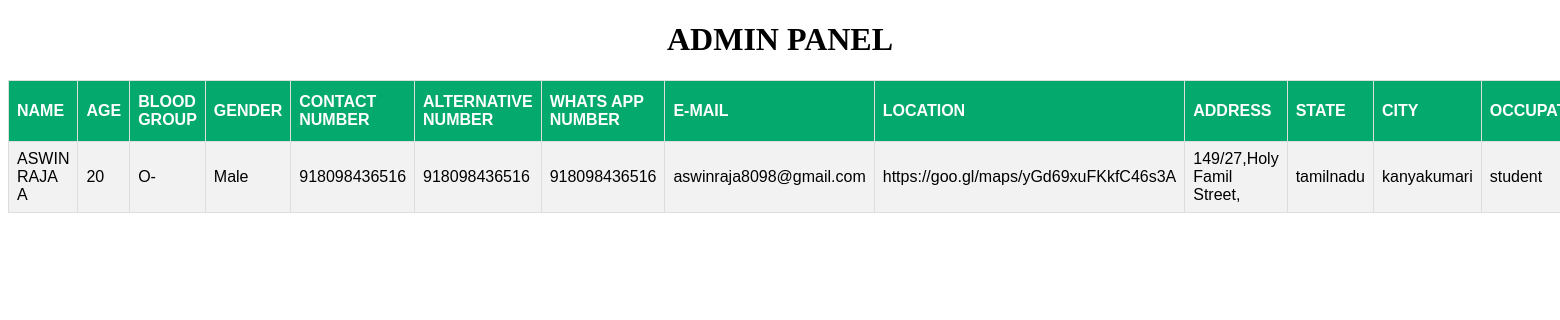
The page /admin.html on the database its author committed.
### plasmad.py (models this page shows)
class Donor_Registrations(db.Model):
    id = db.Column(db.Integer, primary_key=True)
    name = db.Column(db.String(50), nullable=False)
    age = db.Column(db.Integer, nullable=False)
    bloodgroup = db.Column(db.String(50), nullable=False)
    gender = db.Column(db.String(50), nullable=False)
    contactnumber = db.Column(db.Integer, nullable=False)
    alternativenumber = db.Column(db.Integer, nullable=False)
    whatsappnumber = db.Column(db.Integer, nullable=False)
    email = db.Column(db.String(50), nullable=False, unique=True)
    location = db.Column(db.String(50), nullable=False)
    address = db.Column(db.String(50), nullable=False)
    state = db.Column(db.String(50), nullable=False)
    city = db.Column(db.String(50), nullable=False)
    occupation = db.Column(db.String(50), nullable=False)
    covidstatus= db.Column(db.String(50), nullable=False)
    covidvaccinationstatus = db.Column(db.String(50), nullable=False)
    covidvaccinationdose = db.Column(db.String(50), nullable=False)
    druguser = db.Column(db.String(50), nullable=False)
    comments = db.Column(db.String(150), nullable=False)
    verified = db.Column(db.String(50),nullable=False)
    def __repr__(self):
        return f"<User : {self.email}>"

### plasmad.py (the view)
@app.route('/admin.html')
def admin_page():
    query = Donor_Registrations.query.order_by(Donor_Registrations.name).all()
    print(query)
    return render_template("admin.html", posts=query)

### templates/admin.html (shortened to what this page needs)
<!DOCTYPE html>
<html lang="en" xmlns="http://www.w3.org/1999/html">
<head>
</head>
<body>
<center><h1>ADMIN PANEL</h1></center>
<form action="/admin" method="POST">
    <table>
    <tr>
        <th>NAME</th>
        <th>AGE</th>
        <th>BLOOD GROUP</th>
        <th>GENDER</th>
        <th>CONTACT NUMBER</th>
        <th>ALTERNATIVE NUMBER</th>
        <th>WHATS APP NUMBER</th>
        <th>E-MAIL</th>
        <th>LOCATION</th>
        <th>ADDRESS</th>
        <th>STATE</th>
        <th>CITY</th>
        <th>OCCUPATION</th>
    </tr>
{%for x in posts%}
  <tr> <td> {{x.name}}</td>
   <td> {{x.age}}</td>
    <td>{{x.bloodgroup}}</td>
   <td>{{x.gender}}</td>
    <td>{{x.contactnumber}}</td>
    <td>{{x.alternativenumber}}</td>
    <td>{{x.whatsappnumber}}</td>
      <td>{{x.email}}</td>
    <td>{{x.location}}</td>
      <td>{{x.address}}</td>
      <td>{{x.state}}</td>
      <td>{{x.city}}</td>
      <td>{{x.occupation}}</td>
  </tr>
{%endfor%}
</table>
</form>
</body>
</html>

### templates/admin.html (style rules this page uses)
table { font-family: Arial, Helvetica, sans-serif; border-collapse: collapse; width: 100%; }
td, th { border: 1px solid #ddd; padding: 8px; }
tr:nth-child(even) { background-color: #f2f2f2; }
th { padding-top: 12px; padding-bottom: 12px; text-align: left; background-color: #04AA6D; color: white; }

### rows shown on the page
Donor_Registrations: name "ASWIN RAJA A", age "20", bloodgroup "O-", gender "Male", contactnumber "918098436516", alternativenumber "918098436516", whatsappnumber "918098436516", email "aswinraja8098@gmail.com", location "https://goo.gl/maps/yGd69xuFKkfC46s3A", address "149/27,Holy Famil Street,", state "tamilnadu", city "kanyakumari", occupation "student"
